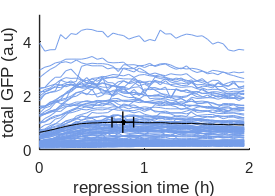

Write MATLAB code to recreate this figure. (Note: a time limit stopped this script after it produced the figure.)
%add path
addpath(genpath(pwd))

%% Figure 2B (left and right) - non-dividing total GFP traces for repressions r1 and r2 for WT

clearvars;
clc;

load('NonDividing1')
figure('visible','off');

%istrain = 1 - WT / = 2 - elp6
%irep = 1 - repression 1 / = 2 - repression 2
istrain = 1;

for irep = 1:2
    
    %define color according to strain and repression
    
    if irep == 1
        c = [117,157,233]./255;
    else
        c = [33,68,120]./255;
    end
    
    %plot the non-dividing cells of specified strain and repression
    %also plot mean total GFP trace and maximal mean total GFP value
    if irep == 1
        
        plot((1-1)*3/60:3/60:(40-1)*3/60,NonDividing{istrain}.r1(:,1:40)./10e6,'-','Color',c)
        hold on
        plot((1-1)*3/60:3/60:(40-1)*3/60,mean(NonDividing{istrain}.r1(:,1:40))./10e6,'-','Color','k')
        hold on
        indmax = find(mean(NonDividing{istrain}.r1(:,1:40))==max(mean(NonDividing{istrain}.r1(:,1:40))));
        time = (1-1)*3/60:3/60:(40-1)*3/60;
        plot(time(indmax),max(mean(NonDividing{istrain}.r1(:,1:40)))./10e6,'.','Color','k','Markersize',12)
        hold on
        
        %bootstrap the time to maximal mean total GFP
        for isample = 1:100000
            S = datasample(1:size(NonDividing{istrain}.r1,1),round(size(NonDividing{istrain}.r1,1)));
            indmax = find(mean(NonDividing{istrain}.r1(S,1:40))==max(mean(NonDividing{istrain}.r1(S,1:40))));
            T(isample) = time(indmax);
        end
        
        %get mean and std of time to maximal mean total GFP
        display(sprintf('Mean of WT time maximal mean total GFP repression r1 is %d', mean(T)))
        display(sprintf('Standard deviation of WT time maximal mean total GFP repression r1 is %d', std(T)))
        display(sprintf('Number of WT cells repression r1 is %d', size(NonDividing{istrain}.r1,1)))
        
        line([mean(T),mean(T)],[max(mean(NonDividing{istrain}.r1(:,1:40)))./10e6-0.4,...
            max(mean(NonDividing{istrain}.r1(:,1:40)))./10e6+0.4],'Color','k','Linewidth',1)
        hold on
        line([mean(T)-std(T),mean(T)+std(T)],[max(mean(NonDividing{istrain}.r1(:,1:40)))./10e6,...
            max(mean(NonDividing{istrain}.r1(:,1:40)))./10e6],'Color','k','Linewidth',1)
        hold on
        line([mean(T)+std(T),mean(T)+std(T)],[max(mean(NonDividing{istrain}.r1(:,1:40)))./10e6-0.2,...
            max(mean(NonDividing{istrain}.r1(:,1:40)))./10e6+0.2],'Color','k','Linewidth',1)
        hold on
        line([mean(T)-std(T),mean(T)-std(T)],[max(mean(NonDividing{istrain}.r1(:,1:40)))./10e6-0.2,...
            max(mean(NonDividing{istrain}.r1(:,1:40)))./10e6+0.2],'Color','k','Linewidth',1)
        
    else
        
        plot((1-1)*3/60:3/60:(40-1)*3/60,NonDividing{istrain}.r2(:,1:40)./10e6,'-','Color',c)
        hold on
        plot((1-1)*3/60:3/60:(40-1)*3/60,mean(NonDividing{istrain}.r2(:,1:40))./10e6,'-','Color','w')
        hold on
        indmax = find(mean(NonDividing{istrain}.r2(:,1:40))==max(mean(NonDividing{istrain}.r2(:,1:40))));
        time = (1-1)*3/60:3/60:(40-1)*3/60;
        plot(time(indmax),max(mean(NonDividing{istrain}.r2(:,1:40)))./10e6,'.','Color','w','Markersize',12)
        hold on
        
        %bootstrap the time to maximal mean total GFP
        for isample = 1:100000
            S = datasample(1:size(NonDividing{istrain}.r2,1),round(size(NonDividing{istrain}.r2,1)));
            indmax = find(mean(NonDividing{istrain}.r2(S,1:40))==max(mean(NonDividing{istrain}.r2(S,1:40))));
            T(isample) = time(indmax);
        end
        
        %get mean and std of time to maximal mean total GFP
        display(sprintf('Mean of WT time maximal mean total GFP repression r2 is %d', mean(T)))
        display(sprintf('Standard deviation of WT time maximal mean total GFP repression r2 is %d', std(T)))
        display(sprintf('Number of WT cells in repression r2 is %d', size(NonDividing{istrain}.r2,1)))
        
        line([mean(T),mean(T)],[max(mean(NonDividing{istrain}.r2(:,1:40)))./10e6-0.4,...
            max(mean(NonDividing{istrain}.r2(:,1:40)))./10e6+0.4],'Color','w','Linewidth',1)
        hold on
        line([mean(T)-std(T),mean(T)+std(T)],[max(mean(NonDividing{istrain}.r2(:,1:40)))./10e6,...
            max(mean(NonDividing{istrain}.r2(:,1:40)))./10e6],'Color','w','Linewidth',1)
        hold on
        line([mean(T)+std(T),mean(T)+std(T)],[max(mean(NonDividing{istrain}.r2(:,1:40)))./10e6-0.2,...
            max(mean(NonDividing{istrain}.r2(:,1:40)))./10e6+0.2],'Color','w','Linewidth',1)
        hold on
        line([mean(T)-std(T),mean(T)-std(T)],[max(mean(NonDividing{istrain}.r2(:,1:40)))./10e6-0.2,...
            max(mean(NonDividing{istrain}.r2(:,1:40)))./10e6+0.2],'Color','w','Linewidth',1)    
        
    end
    
    ylabel('total GFP (a.u)')
    if irep == 1
        yticks([0,2,4])
        ylim([0,5])
    else
        yticks([0,5,10,15])
        ylim([0,15])
    end
    xlabel('repression time (h)')
    xticks([0,1,2])
    box off
    set(gca,'linewidth',1.02)
    set(gca,'FontSize',11)
    set(gca,'FontName','Arial')
    xlim([0,2])
    set(gcf, 'PaperUnits','centimeters', 'PaperPosition',[0 0 7 5])
    if irep == 1
        print('-dpdf','./Figures/Fig2Bleft','-painters')
    else
        print('-dpdf','./Figures/Fig2Bright','-painters')
    end
end
